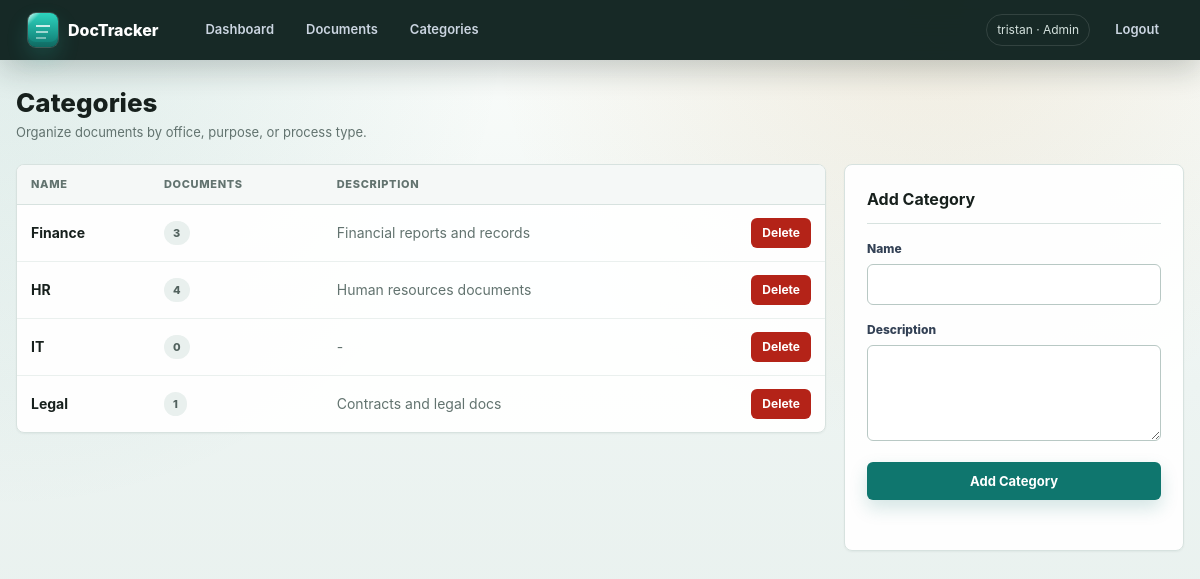
The page /categories/ (signed in) on the database its author committed.
### documents/models.py (models this page shows, shortened)
class UserProfile(models.Model):
    ROLE_ADMIN = 'admin'
    ROLE_HR = 'hr'
    ROLE_EMPLOYEE = 'employee'
    ROLE_CHOICES = [
        (ROLE_ADMIN, 'Admin'),
        (ROLE_HR, 'HR'),
        (ROLE_EMPLOYEE, 'Employee'),
    ]
    user = models.OneToOneField(User, on_delete=models.CASCADE, related_name='profile')
    role = models.CharField(max_length=20, choices=ROLE_CHOICES, default=ROLE_EMPLOYEE)
    department = models.CharField(max_length=100, blank=True)
    created_at = models.DateTimeField(auto_now_add=True)
    class Meta:
        ordering = ['user__username']

class Category(models.Model):
    name = models.CharField(max_length=100, unique=True)
    description = models.TextField(blank=True)
    created_at = models.DateTimeField(auto_now_add=True)
    class Meta:
        verbose_name_plural = "Categories"
        ordering = ['name']

### documents/views.py (the view, shortened to what this page needs)
# urls.py: path('categories/', views.category_list, name='category_list'),
@login_required
def category_list(request):
    categories = get_categories()
    form = CategoryForm()
    category_added = False
    category_error = ''
    template = 'documents/_category_grid.html' if is_htmx(request) else 'documents/categories.html'
    return render(request, template, {
        'categories': categories,
        'form': form,
        'category_added': category_added,
        'category_error': category_error,
        'can_manage_categories': can_manage_categories(request.user),
    })

### documents/forms.py
class CategoryForm(forms.ModelForm):
    class Meta:
        model = Category
        fields = ['name', 'description']
        widgets = {
            'description': forms.Textarea(attrs={'rows': 2}),
        }

### documents/views.py (called while the page is built)
def is_htmx(request):
    return request.headers.get('HX-Request') == 'true'

def can_manage_categories(user):
    return (
        user.is_staff or user.is_superuser or
        user_has_role(user, UserProfile.ROLE_ADMIN, UserProfile.ROLE_HR) or
        user.groups.filter(name__in=['Admin', 'Manager']).exists()
    )

def get_categories():
    return Category.objects.annotate(doc_count=Count('document')).order_by('name')

### templates/documents/categories.html (shortened to what this page needs)
{% extends 'base.html' %}
{% block content %}
<div class="page-header">
  <div>
    <h1>Categories</h1>
    <p class="page-kicker">Organize documents by office, purpose, or process type.</p>
  </div>
</div>
{% include 'documents/_category_grid.html' %}
{% endblock %}

### templates/base.html (shortened to what this page needs)
<!DOCTYPE html>
<html lang="en">
<head>
</head>
<body>
{% if user.is_authenticated %}
<nav>
  <span class="brand">DocTracker</span>
  <a href="{% url 'dashboard' %}">Dashboard</a>
  <a href="{% url 'document_list' %}">Documents</a>
  <a href="{% url 'category_list' %}">Categories</a>
  <span class="user">{{ user.username }}{% if user.profile %} · {{ user.profile.get_role_display }}{% endif %}</span>
  <a href="{% url 'logout' %}">Logout</a>
</nav>
{% endif %}
<div class="container">
  {% block content %}{% endblock %}
</div>
</body>
</html>

### templates/documents/_category_grid.html (shortened to what this page needs)
<div id="category-grid" class="category-grid fade-in">
  <div class="card flush">
    {% if categories %}
    <div class="table-wrap">
    <table>
      <thead><tr><th>Name</th><th>Documents</th><th>Description</th>{% if can_manage_categories %}<th></th>{% endif %}</tr></thead>
      <tbody>
      {% for cat in categories %}
      <tr>
        <td><strong>{{ cat.name }}</strong></td>
        <td><span class="badge badge-draft">{{ cat.doc_count }}</span></td>
        <td class="text-muted">{{ cat.description|truncatechars:80|default:"-" }}</td>
        {% if can_manage_categories %}
        <td class="text-right">
          <form method="post"
                action="{% url 'category_delete' cat.pk %}"
                style="display:inline;"
                hx-post="{% url 'category_delete' cat.pk %}"
                hx-target="#category-grid"
                hx-swap="outerHTML"
                hx-confirm="Delete this category?"
                hx-indicator="#category-indicator">
            {% csrf_token %}<button type="submit" class="btn btn-danger btn-sm">Delete</button>
          </form>
        </td>
        {% endif %}
      </tr>
      {% endfor %}
      </tbody>
    </table>
    </div>
    {% else %}
    <div class="empty">No categories yet.</div>
    {% endif %}
  </div>
  {% if can_manage_categories %}
  <div class="card">
    <h2>Add Category</h2>
    <form method="post"
          hx-post="{% url 'category_list' %}"
          hx-target="#category-grid"
          hx-swap="outerHTML"
          hx-indicator="#category-indicator">
      {% for field in form %}
      <div class="form-group"><label>{{ field.label }}</label>{{ field }}{{ field.errors }}</div>
      {% endfor %}
      <button type="submit" class="btn btn-primary btn-block">Add Category</button>
    </form>
  </div>
  {% endif %}
</div>

### rows shown on the page
Category: name "Finance", doc_count "3", description "Financial reports and records"
Category: name "HR", doc_count "4", description "Human resources documents"
Category: name "IT", doc_count "0", description "-"
Category: name "Legal", doc_count "1", description "Contracts and legal docs"

### other values the page prints
{{ user.username }} "tristan"
{{ user.profile.get_role_display }} "Admin"
{{ field.label }} "Name" "Description"
